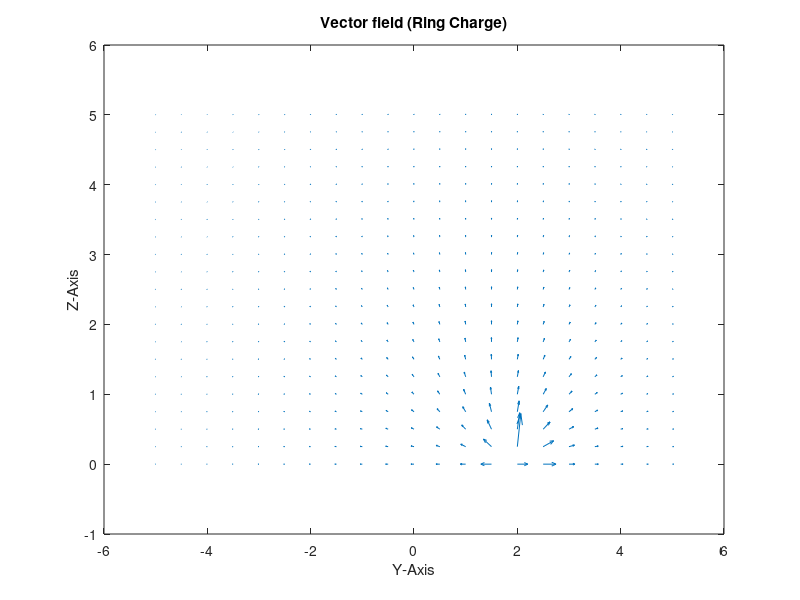
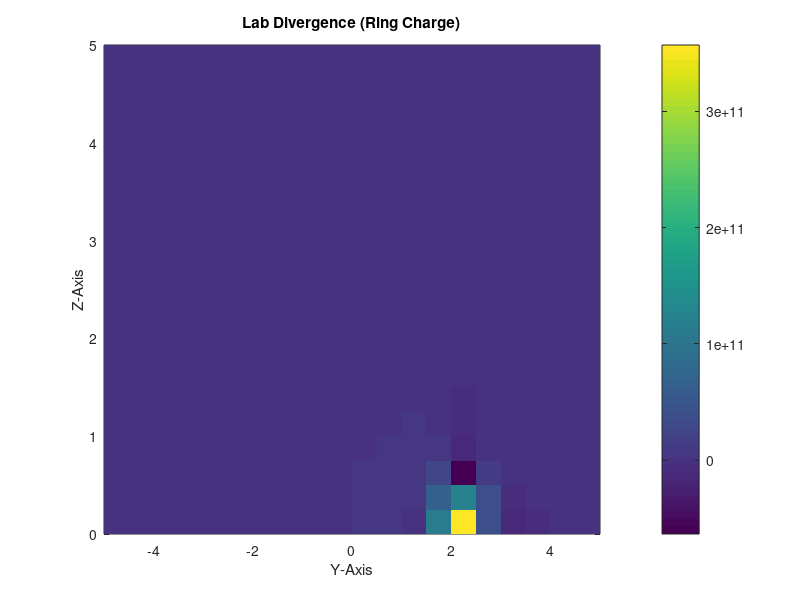
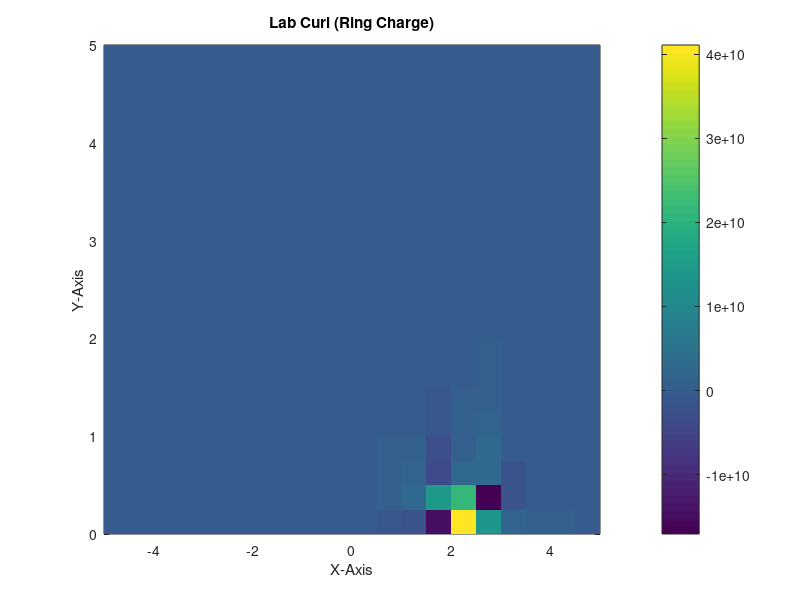

MATLAB code to generate these figures, in order:
% ECE 322 - HW 2
% Edward Rees
% written 01.20.2020
% edited 01.20.2020


% clear and clean workspace and windows
clear
close all 

% variables and arrays
answer = 'Y'

% Electric field from a ring charge

y = -5:.5:5;                %meters
z = 0:.25:5;                %meters

[Y,Z] = meshgrid (y,z);

b = 2;                      %radius of ring charge
rho_1 = 1;                  %line charge density; Coulomb/meter
phi = [0:pi/1000:pi]       %variable in radians

delphi = b .* (phi(2)-phi(1)); %differential element
Ex = zeros (length(z),length(y));
Ey = zeros (length(z),length(y));
Ez = zeros (length(z),length(y));

for m = 1:length(y);
    for n = 1:length(z); 
        for o = 1:length(phi);
            xr = b .* cos(phi(o)); %x coordinate of ring
            yr = b .* sin(phi(o)); %y coordinate of ring
            Rp = [0 Y(n,m) Z(n,m)]-[xr yr 0];
            Rp2 = dot(Rp,Rp);
            Rhat = Rp/sqrt(Rp2);
            Ex(n,m) = Ex(n,m) + Rhat(1) ./ Rp2;
            Ey(n,m) = Ey(n,m) + Rhat(2) ./ Rp2;
            Ez(n,m) = Ez(n,m) + Rhat(3) ./ Rp2;
        end
    end
end

Ex = rho_1*delphi .* Ex ./ (4*pi*8.85e-12)
Ey = rho_1*delphi .* Ey ./ (4*pi*8.85e-12)
Ez = rho_1*delphi .* Ez ./ (4*pi*8.85e-12)

%generate divergence
%calc_div=(0.*xcomp.*ycomp)
lab_div=divergence(Y,Z,Ey,Ez)

%generate curl
%calc_curl=(2.*cos(x).*cos(y))
lab_curl=curl(Y,Z,Ey,Ez)

%generate quiver plot
figure
quiver (Y,Z,Ey,Ez)
title('Vector field (Ring Charge)')
xlabel('Y-Axis')
ylabel('Z-Axis')

%generate lab divergence plot
hold on
figure
pcolor(Y,Z,lab_div); shading ('flat'); colorbar
%caxis([-1 1])
title('Lab Divergence (Ring Charge)')
xlabel('Y-Axis')
ylabel('Z-Axis')


%generate calc curl plot
hold on
figure
pcolor(Y,Z,lab_curl); shading ('flat'); colorbar
title('Lab Curl (Ring Charge)')
xlabel('X-Axis')
ylabel('Y-Axis')